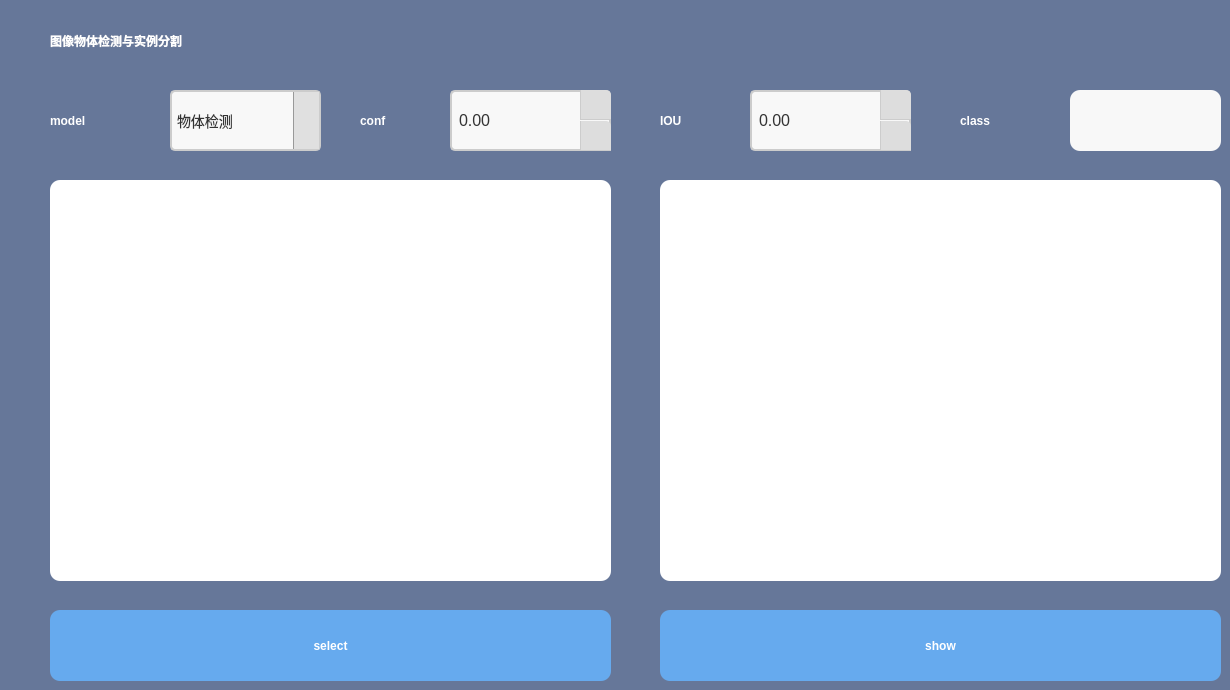
    <widget class="QWidget" name="tab">
     <property name="styleSheet">
      <string notr="true">QWidget{
	background-color: #667799;
}</string>
     </property>
     <attribute name="title">
      <string>Tab 1</string>
     </attribute>
     <widget class="QGraphicsView" name="raw_image">
      <property name="geometry">
       <rect>
        <x>50</x>
        <y>180</y>
        <width>561</width>
        <height>401</height>
       </rect>
      </property>
      <property name="styleSheet">
       <string notr="true">QGraphicsView{
	background-color: white;
	border: 0;
	border-radius:10%;
}</string>
      </property>
     </widget>
     <widget class="QGraphicsView" name="res_image">
      <property name="geometry">
       <rect>
        <x>660</x>
        <y>180</y>
        <width>561</width>
        <height>401</height>
       </rect>
      </property>
      <property name="styleSheet">
       <string notr="true">QGraphicsView{
	background-color: white;
	border-radius:10%;
	border: 0;
}</string>
      </property>
     </widget>
     <widget class="QPushButton" name="select_btn">
      <property name="geometry">
       <rect>
        <x>50</x>
        <y>610</y>
        <width>561</width>
        <height>71</height>
       </rect>
      </property>
      <property name="styleSheet">
       <string notr="true">QPushButton{
	font: 14pt &quot;Arial&quot;;
	font-weight: bold;
	background-color: #66aaee;
	border-radius: 10%;
	color: white
}</string>
      </property>
      <property name="text">
       <string>select</string>
      </property>
     </widget>
     <widget class="QPushButton" name="show_btn">
      <property name="geometry">
       <rect>
        <x>660</x>
        <y>610</y>
        <width>561</width>
        <height>71</height>
       </rect>
      </property>
      <property name="styleSheet">
       <string notr="true">QPushButton{
	font: 14pt &quot;Arial&quot;;
	font-weight: bold;
	background-color: #66aaee;
	border-radius: 10%;
	color: white
}</string>
      </property>
      <property name="text">
       <string>show</string>
      </property>
     </widget>
     <widget class="QLabel" name="label_2">
      <property name="geometry">
       <rect>
        <x>360</x>
        <y>90</y>
        <width>91</width>
        <height>61</height>
       </rect>
      </property>
      <property name="styleSheet">
       <string notr="true">QLabel{
	font: 16pt &quot;Arial&quot;;
	font-weight: bold;
	color: #ffffff;
}</string>
      </property>
      <property name="text">
       <string>conf</string>
      </property>
     </widget>
     <widget class="QLabel" name="label_3">
      <property name="geometry">
       <rect>
        <x>660</x>
        <y>90</y>
        <width>81</width>
        <height>61</height>
       </rect>
      </property>
      <property name="styleSheet">
       <string notr="true">QLabel{
	font: 16pt &quot;Arial&quot;;
	font-weight: bold;
	color: #ffffff;
}</string>
      </property>
      <property name="text">
       <string>IOU</string>
      </property>
     </widget>
     <widget class="QLineEdit" name="class1">
      <property name="geometry">
       <rect>
        <x>1070</x>
        <y>90</y>
        <width>151</width>
        <height>61</height>
       </rect>
      </property>
      <property name="styleSheet">
       <string notr="true">QLineEdit{
	background-color: #f8f8f8;
	font-size: 12pt;
	border: 0;
	padding: 10px;
    border-radius: 10%;
}</string>
      </property>
     </widget>
     <widget class="QLabel" name="label_6">
      <property name="geometry">
       <rect>
        <x>960</x>
        <y>90</y>
        <width>101</width>
        <height>61</height>
       </rect>
      </property>
      <property name="styleSheet">
       <string notr="true">QLabel{
	font: 16pt &quot;Arial&quot;;
	font-weight: bold;
	color: #ffffff;
}</string>
      </property>
      <property name="text">
       <string>class</string>
      </property>
     </widget>
     <widget class="QDoubleSpinBox" name="conf1">
      <property name="geometry">
       <rect>
        <x>450</x>
        <y>90</y>
        <width>161</width>
        <height>61</height>
       </rect>
      </property>
      <property name="styleSheet">
       <string notr="true">    QDoubleSpinBox {
        background-color: #f8f8f8;
        border: 2px solid #ccc;
        border-radius: 5px;
        padding: 5px;
        font-size: 12pt;
        color: #333;
    }
    QDoubleSpinBox::up-button {
        subcontrol-origin: border;
        subcontrol-position: top right;
        width: 30px;
        border-left: 1px solid #ccc;
        border-bottom: 1px solid #ccc;
        border-top-right-radius: 5px;
        background-color: #ddd;
    }
    QDoubleSpinBox::down-button {
        subcontrol-origin: border;
        subcontrol-position: bottom right;
        width: 30px;
        border-left: 1px solid #ccc;
        border-bottom: 1px solid #ccc;
        border-top-right-radius: 5px;
        background-color: #ddd;

    }
    QDoubleSpinBox::up-button:hover, QDoubleSpinBox::down-button:hover {
        background-color: #ccc;
    }
    QDoubleSpinBox::up-arrow {
        width: 10px;
        height: 10px;
        image: url(../ui/up.png);  /* 使用资源文件中的图标 */
    }
    QDoubleSpinBox::down-arrow {
        width: 10px;
        height: 10px;
        image: url(../ui/down.png);  /* 使用资源文件中的图标 */
    }</string>
      </property>
     </widget>
     <widget class="QDoubleSpinBox" name="IOU1">
      <property name="geometry">
       <rect>
        <x>750</x>
        <y>90</y>
        <width>161</width>
        <height>61</height>
       </rect>
      </property>
      <property name="styleSheet">
       <string notr="true">    QDoubleSpinBox {
        background-color: #f8f8f8;
        border: 2px solid #ccc;
        border-radius: 5px;
        padding: 5px;
        font-size: 12pt;
        color: #333;
    }
    QDoubleSpinBox::up-button {
        subcontrol-origin: border;
        subcontrol-position: top right;
        width: 30px;
        border-left: 1px solid #ccc;
        border-bottom: 1px solid #ccc;
        border-top-right-radius: 5px;
        background-color: #ddd;
    }
    QDoubleSpinBox::down-button {
        subcontrol-origin: border;
        subcontrol-position: bottom right;
        width: 30px;
        border-left: 1px solid #ccc;
        border-bottom: 1px solid #ccc;
        border-top-right-radius: 5px;
        background-color: #ddd;

    }
    QDoubleSpinBox::up-button:hover, QDoubleSpinBox::down-button:hover {
        background-color: #ccc;
    }
    QDoubleSpinBox::up-arrow {
        width: 10px;
        height: 10px;
        image: url(D:/MyCode/public_project/yolov8-traffic-app/ui/up.png);  /* 使用资源文件中的图标 */
    }
    QDoubleSpinBox::down-arrow {
        width: 10px;
        height: 10px;
        image: url(D:/MyCode/public_project/yolov8-traffic-app/ui/down.png);  /* 使用资源文件中的图标 */
    }</string>
      </property>
     </widget>
     <widget class="QLabel" name="label_23">
      <property name="geometry">
       <rect>
        <x>50</x>
        <y>10</y>
        <width>371</width>
        <height>61</height>
       </rect>
      </property>
      <property name="styleSheet">
       <string notr="true">QLabel{
	font: 18pt &quot;黑体&quot;;
	font-weight: bold;
	color: #ffffff;
}</string>
      </property>
      <property name="text">
       <string>图像物体检测与实例分割</string>
      </property>
     </widget>
     <widget class="QLabel" name="label_32">
      <property name="geometry">
       <rect>
        <x>50</x>
        <y>90</y>
        <width>121</width>
        <height>61</height>
       </rect>
      </property>
      <property name="styleSheet">
       <string notr="true">QLabel{
	font: 16pt &quot;Arial&quot;;
	font-weight: bold;
	color: #ffffff;
}</string>
      </property>
      <property name="text">
       <string>model</string>
      </property>
     </widget>
     <widget class="QComboBox" name="combo1">
      <property name="geometry">
       <rect>
        <x>170</x>
        <y>90</y>
        <width>151</width>
        <height>61</height>
       </rect>
      </property>
      <property name="styleSheet">
       <string notr="true">QComboBox {
    background-color: #f8f8f8;
    border: 2px solid #ccc;
    border-radius: 5px;
    padding: 5px;
    font-size: 14px;
    color: #333;
}
QComboBox::down-arrow {
    image: url(D:/MyCode/public_project/yolov8-traffic-app/ui/down.png);
    width: 10px;
    height: 10px;
}
QComboBox::drop-down {
    subcontrol-origin: padding;
    subcontrol-position: top right;
    width: 25px;
    border-left: 1px solid #999;
    background-color: #e0e0e0;
}
QComboBox QAbstractItemView {
    background-color: #fff;
    border: 1px solid #ccc;
    selection-background-color: #0078d7;
    selection-color: #fff;
}
QComboBox:hover {
    border-color: #0078d7;
}
QComboBox:disabled {
    background-color: #f0f0f0;
    border: 1px solid #ccc;
    color: #888;
}</string>
      </property>
      <item>
       <property name="text">
        <string>物体检测</string>
       </property>
      </item>
      <item>
       <property name="text">
        <string>实例分割</string>
       </property>
      </item>
     </widget>
    </widget>
